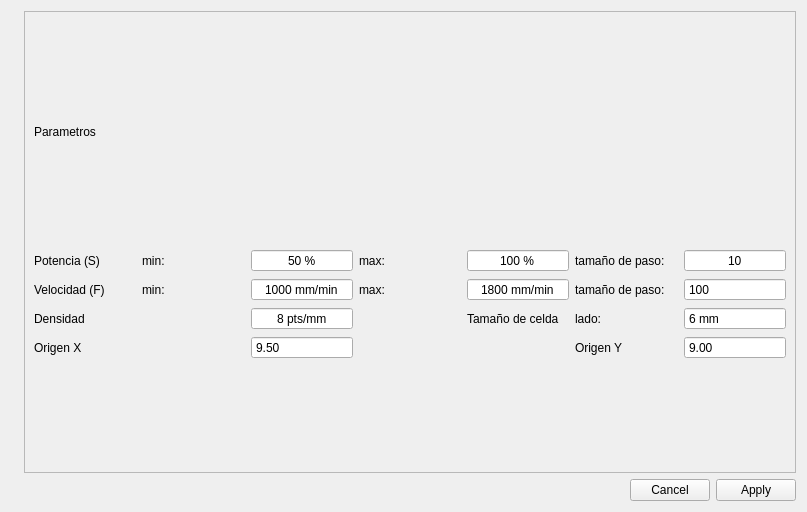
<?xml version="1.0" encoding="UTF-8"?>
<ui version="4.0">
 <class>Tests</class>
 <widget class="QWidget" name="Tests">
  <property name="geometry">
   <rect>
    <x>0</x>
    <y>0</y>
    <width>807</width>
    <height>512</height>
   </rect>
  </property>
  <property name="windowTitle">
   <string>Form</string>
  </property>
  <layout class="QHBoxLayout" name="horizontalLayout">
   <item>
    <widget class="QLabel" name="label_13">
     <property name="styleSheet">
      <string notr="true">image: url(:/img/data/engrave.png);</string>
     </property>
     <property name="text">
      <string/>
     </property>
     <property name="pixmap">
      <pixmap resource="recursos.qrc">:/img/data/engrave.png</pixmap>
     </property>
     <property name="scaledContents">
      <bool>true</bool>
     </property>
    </widget>
   </item>
   <item>
    <layout class="QVBoxLayout" name="verticalLayout_3">
     <item>
      <widget class="QFrame" name="frame">
       <property name="frameShape">
        <enum>QFrame::Shape::StyledPanel</enum>
       </property>
       <property name="frameShadow">
        <enum>QFrame::Shadow::Raised</enum>
       </property>
       <layout class="QVBoxLayout" name="verticalLayout_2" stretch="1,1">
        <item>
         <widget class="QLabel" name="label">
          <property name="sizePolicy">
           <sizepolicy hsizetype="Fixed" vsizetype="Fixed">
            <horstretch>0</horstretch>
            <verstretch>0</verstretch>
           </sizepolicy>
          </property>
          <property name="frameShape">
           <enum>QFrame::Shape::NoFrame</enum>
          </property>
          <property name="text">
           <string>Parametros</string>
          </property>
          <property name="textFormat">
           <enum>Qt::TextFormat::RichText</enum>
          </property>
          <property name="scaledContents">
           <bool>false</bool>
          </property>
          <property name="alignment">
           <set>Qt::AlignmentFlag::AlignLeading|Qt::AlignmentFlag::AlignLeft|Qt::AlignmentFlag::AlignTop</set>
          </property>
          <property name="wordWrap">
           <bool>false</bool>
          </property>
         </widget>
        </item>
        <item>
         <layout class="QGridLayout" name="gridLayout">
          <item row="0" column="1">
           <widget class="QLabel" name="label_3">
            <property name="text">
             <string>min:</string>
            </property>
           </widget>
          </item>
          <item row="2" column="0">
           <widget class="QLabel" name="label_12">
            <property name="text">
             <string>Densidad</string>
            </property>
           </widget>
          </item>
          <item row="0" column="4">
           <widget class="QLabel" name="label_4">
            <property name="text">
             <string>max:</string>
            </property>
           </widget>
          </item>
          <item row="1" column="0">
           <widget class="QLabel" name="label_7">
            <property name="text">
             <string>Velocidad (F)</string>
            </property>
           </widget>
          </item>
          <item row="0" column="6">
           <widget class="QLabel" name="label_5">
            <property name="text">
             <string>tamaño de paso:</string>
            </property>
            <property name="wordWrap">
             <bool>true</bool>
            </property>
           </widget>
          </item>
          <item row="1" column="7">
           <widget class="QSpinBox" name="txt_stepV">
            <property name="buttonSymbols">
             <enum>QAbstractSpinBox::ButtonSymbols::NoButtons</enum>
            </property>
            <property name="suffix">
             <string/>
            </property>
            <property name="minimum">
             <number>1</number>
            </property>
            <property name="maximum">
             <number>4000</number>
            </property>
            <property name="singleStep">
             <number>100</number>
            </property>
            <property name="value">
             <number>100</number>
            </property>
           </widget>
          </item>
          <item row="2" column="7">
           <widget class="QSpinBox" name="txt_lado">
            <property name="buttonSymbols">
             <enum>QAbstractSpinBox::ButtonSymbols::NoButtons</enum>
            </property>
            <property name="suffix">
             <string> mm</string>
            </property>
            <property name="minimum">
             <number>2</number>
            </property>
            <property name="maximum">
             <number>220</number>
            </property>
            <property name="value">
             <number>6</number>
            </property>
           </widget>
          </item>
          <item row="1" column="5">
           <widget class="QSpinBox" name="txt_maxV">
            <property name="alignment">
             <set>Qt::AlignmentFlag::AlignCenter</set>
            </property>
            <property name="buttonSymbols">
             <enum>QAbstractSpinBox::ButtonSymbols::NoButtons</enum>
            </property>
            <property name="suffix">
             <string> mm/min</string>
            </property>
            <property name="minimum">
             <number>1</number>
            </property>
            <property name="maximum">
             <number>4000</number>
            </property>
            <property name="singleStep">
             <number>100</number>
            </property>
            <property name="value">
             <number>1800</number>
            </property>
           </widget>
          </item>
          <item row="1" column="1">
           <widget class="QLabel" name="label_8">
            <property name="text">
             <string>min:</string>
            </property>
           </widget>
          </item>
          <item row="2" column="3">
           <widget class="QSpinBox" name="txt_densidad">
            <property name="alignment">
             <set>Qt::AlignmentFlag::AlignCenter</set>
            </property>
            <property name="buttonSymbols">
             <enum>QAbstractSpinBox::ButtonSymbols::NoButtons</enum>
            </property>
            <property name="suffix">
             <string> pts/mm</string>
            </property>
            <property name="minimum">
             <number>1</number>
            </property>
            <property name="maximum">
             <number>10</number>
            </property>
            <property name="value">
             <number>8</number>
            </property>
           </widget>
          </item>
          <item row="0" column="3">
           <widget class="QSpinBox" name="txt_minP">
            <property name="alignment">
             <set>Qt::AlignmentFlag::AlignCenter</set>
            </property>
            <property name="buttonSymbols">
             <enum>QAbstractSpinBox::ButtonSymbols::NoButtons</enum>
            </property>
            <property name="suffix">
             <string> %</string>
            </property>
            <property name="maximum">
             <number>100</number>
            </property>
            <property name="value">
             <number>50</number>
            </property>
           </widget>
          </item>
          <item row="1" column="6">
           <widget class="QLabel" name="label_10">
            <property name="text">
             <string>tamaño de paso:</string>
            </property>
            <property name="wordWrap">
             <bool>true</bool>
            </property>
           </widget>
          </item>
          <item row="0" column="0">
           <widget class="QLabel" name="label_2">
            <property name="text">
             <string>Potencia (S)</string>
            </property>
           </widget>
          </item>
          <item row="1" column="3">
           <widget class="QSpinBox" name="txt_minV">
            <property name="alignment">
             <set>Qt::AlignmentFlag::AlignCenter</set>
            </property>
            <property name="buttonSymbols">
             <enum>QAbstractSpinBox::ButtonSymbols::NoButtons</enum>
            </property>
            <property name="suffix">
             <string> mm/min</string>
            </property>
            <property name="minimum">
             <number>100</number>
            </property>
            <property name="maximum">
             <number>4000</number>
            </property>
            <property name="singleStep">
             <number>100</number>
            </property>
            <property name="value">
             <number>1000</number>
            </property>
           </widget>
          </item>
          <item row="2" column="5">
           <widget class="QLabel" name="label_14">
            <property name="text">
             <string>Tamaño de celda</string>
            </property>
            <property name="textFormat">
             <enum>Qt::TextFormat::AutoText</enum>
            </property>
            <property name="wordWrap">
             <bool>true</bool>
            </property>
           </widget>
          </item>
          <item row="1" column="4">
           <widget class="QLabel" name="label_9">
            <property name="text">
             <string>max:</string>
            </property>
           </widget>
          </item>
          <item row="0" column="5">
           <widget class="QSpinBox" name="txt_maxP">
            <property name="alignment">
             <set>Qt::AlignmentFlag::AlignCenter</set>
            </property>
            <property name="buttonSymbols">
             <enum>QAbstractSpinBox::ButtonSymbols::NoButtons</enum>
            </property>
            <property name="suffix">
             <string> %</string>
            </property>
            <property name="minimum">
             <number>1</number>
            </property>
            <property name="maximum">
             <number>100</number>
            </property>
            <property name="value">
             <number>100</number>
            </property>
           </widget>
          </item>
          <item row="0" column="7">
           <widget class="QSpinBox" name="txt_stepP">
            <property name="alignment">
             <set>Qt::AlignmentFlag::AlignCenter</set>
            </property>
            <property name="buttonSymbols">
             <enum>QAbstractSpinBox::ButtonSymbols::NoButtons</enum>
            </property>
            <property name="suffix">
             <string/>
            </property>
            <property name="minimum">
             <number>1</number>
            </property>
            <property name="maximum">
             <number>100</number>
            </property>
            <property name="singleStep">
             <number>5</number>
            </property>
            <property name="value">
             <number>10</number>
            </property>
           </widget>
          </item>
          <item row="2" column="6">
           <widget class="QLabel" name="label_15">
            <property name="text">
             <string>lado:</string>
            </property>
           </widget>
          </item>
          <item row="3" column="0">
           <widget class="QLabel" name="label_6">
            <property name="text">
             <string>Origen X</string>
            </property>
           </widget>
          </item>
          <item row="3" column="6">
           <widget class="QLabel" name="label_11">
            <property name="text">
             <string>Origen Y</string>
            </property>
           </widget>
          </item>
          <item row="3" column="3">
           <widget class="QDoubleSpinBox" name="txt_X">
            <property name="buttonSymbols">
             <enum>QAbstractSpinBox::ButtonSymbols::NoButtons</enum>
            </property>
            <property name="maximum">
             <double>220.000000000000000</double>
            </property>
            <property name="value">
             <double>9.500000000000000</double>
            </property>
           </widget>
          </item>
          <item row="3" column="7">
           <widget class="QDoubleSpinBox" name="txt_Y">
            <property name="buttonSymbols">
             <enum>QAbstractSpinBox::ButtonSymbols::NoButtons</enum>
            </property>
            <property name="maximum">
             <double>220.000000000000000</double>
            </property>
            <property name="value">
             <double>9.000000000000000</double>
            </property>
           </widget>
          </item>
         </layout>
        </item>
       </layout>
      </widget>
     </item>
     <item>
      <widget class="QDialogButtonBox" name="btn_test">
       <property name="orientation">
        <enum>Qt::Orientation::Horizontal</enum>
       </property>
       <property name="standardButtons">
        <set>QDialogButtonBox::StandardButton::Apply|QDialogButtonBox::StandardButton::Cancel</set>
       </property>
       <property name="centerButtons">
        <bool>false</bool>
       </property>
      </widget>
     </item>
    </layout>
   </item>
  </layout>
 </widget>
 <tabstops>
  <tabstop>txt_minP</tabstop>
  <tabstop>txt_maxP</tabstop>
  <tabstop>txt_stepP</tabstop>
  <tabstop>txt_minV</tabstop>
  <tabstop>txt_maxV</tabstop>
  <tabstop>txt_stepV</tabstop>
  <tabstop>txt_densidad</tabstop>
  <tabstop>txt_lado</tabstop>
  <tabstop>txt_X</tabstop>
  <tabstop>txt_Y</tabstop>
 </tabstops>
 <resources>
  <include location="recursos.qrc"/>
 </resources>
 <connections/>
</ui>
